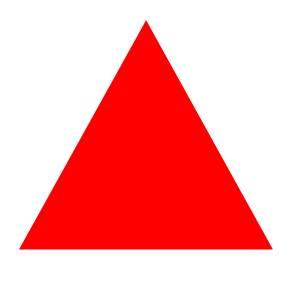
#> input picture images/triangolo_equilatero.png, 300 x 300 px
$ python shape_detector.py --image images/triangolo_equilatero.png
#> lines starting #> are read from the running program, lines starting #| are printed output that depends on the picture; after the words box and inside, x2 and y2 are one past the last pixel; in counts of white or black regions, pixels touching at a corner belong together
import cv2
import argparse
import time


# Funzione per identificare la forma basata sui contorni
def detect_shape(contour):
    # Approssima il contorno a un poligono
    epsilon = 0.04 * cv2.arcLength(contour, True)
    approx = cv2.approxPolyDP(contour, epsilon, True)

    # Riconosce la forma in base al numero di vertici
    if len(approx) == 3:
        return "Triangolo"
    elif len(approx) == 4:
        (x, y, w, h) = cv2.boundingRect(approx)
        aspectRatio = w / float(h)
        # Se il rapporto di aspetto è vicino a 1, è un quadrato
        if 0.95 <= aspectRatio <= 1.05:
            return "Quadrato"
        else:
            return "Rettangolo"
    elif len(approx) > 5:
        return "Cerchio"
    else:
        return "Forma sconosciuta"


# Funzione principale per processare l'immagine
def process_image(image_path):
    # Carica l'immagine
#> called with image_path = 'images/triangolo_equilatero.png'
    image = cv2.imread(image_path)
#> image is the input picture: shape (300, 300, 3); mean B, G, R 172.5, 172.5, 255
    if image is None:
        print("Error")
        return

    # Pre-elaborazione: conversione in scala di grigi, sfocatura e rilevamento dei bordi
    gray = cv2.cvtColor(image, cv2.COLOR_BGR2GRAY)
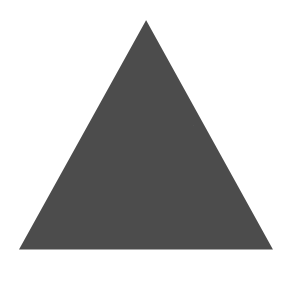
#> gray: shape (300, 300); min 76, max 255, mean 197.1
    blurred = cv2.GaussianBlur(gray, (5, 5), 0)
    edges = cv2.Canny(blurred, 50, 150)
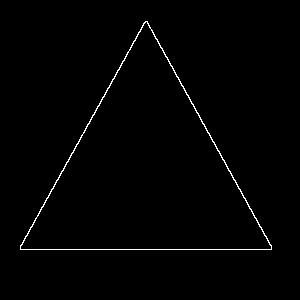
#> edges: shape (300, 300); 1.1% white in thin lines or dots, all inside (x1, y1, x2, y2) = (20, 21, 272, 250)

    # Trova i contorni
    contours, _ = cv2.findContours(edges, cv2.RETR_EXTERNAL, cv2.CHAIN_APPROX_SIMPLE)
#> contours = 1 contour; box (x1, y1, x2, y2) and area: (20, 21, 272, 250) 29242

    # Per ogni contorno, rileva la forma
    for contour in contours:
        shape = detect_shape(contour)
        # Ottieni il rettangolo delimitatore e disegna il contorno
        cv2.drawContours(image, [contour], -1, (0, 255, 0), 2)
        # Posiziona il nome della forma rilevata sull'immagine
        M = cv2.moments(contour)
        if M["m00"] != 0:
            cX = int(M["m10"] / M["m00"])
            cY = int(M["m01"] / M["m00"])
            cv2.putText(image, shape, (cX - 20, cY), cv2.FONT_HERSHEY_SIMPLEX, 0.5, (0, 255, 0), 2)
#> this loop made 1 pass
#> (epsilon in detect_shape, approx in detect_shape, shape, cX, cY) on pass 1: (32.49, [[145, 21], [20, 249], [271, 249]], 'Triangolo', 145, 172)
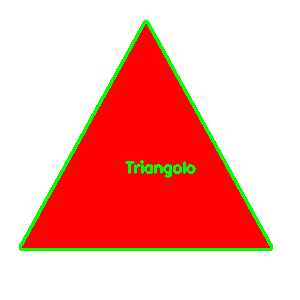
#> image: shape (300, 300, 3); 3.46% of pixels changed, all inside (x1, y1, x2, y2) = (19, 20, 273, 251)

    # Mostra l'immagine con le forme rilevate
    cv2.imshow("Shape Detection", image)
    cv2.waitKey(0)
    cv2.destroyAllWindows()


# Gestione della linea di comando
if __name__ == "__main__":
    # Crea il parser degli argomenti
    parser = argparse.ArgumentParser()
    parser.add_argument("--image", required=True, help="Image path")

    # Parsing degli argomenti
    args = parser.parse_args()

    # Esegui l'analisi sull'immagine fornita
    process_image(args.image)


#> (the run stopped early here; a loop or call above may not have finished)
